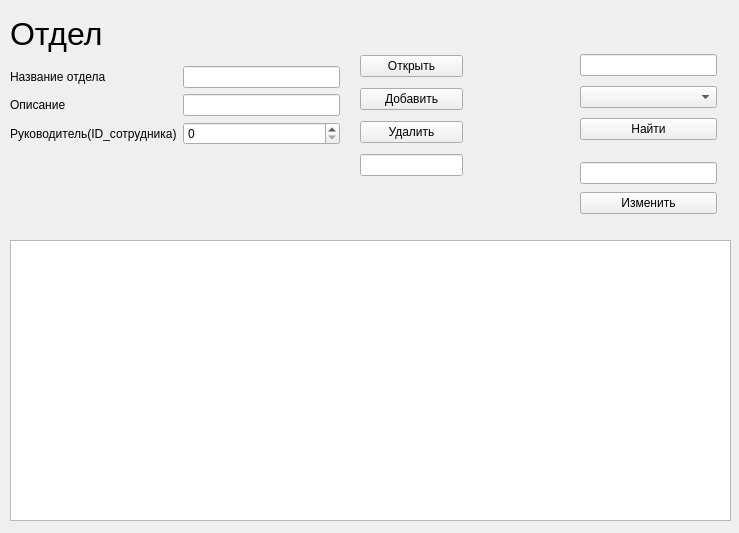
<?xml version="1.0" encoding="UTF-8"?>
<ui version="4.0">
 <class>Form</class>
 <widget class="QWidget" name="Form">
  <property name="geometry">
   <rect>
    <x>0</x>
    <y>0</y>
    <width>739</width>
    <height>533</height>
   </rect>
  </property>
  <property name="windowTitle">
   <string>Form</string>
  </property>
  <widget class="QWidget" name="layoutWidget_4">
   <property name="geometry">
    <rect>
     <x>360</x>
     <y>50</y>
     <width>103</width>
     <height>134</height>
    </rect>
   </property>
   <layout class="QVBoxLayout" name="verticalLayout">
    <item>
     <widget class="QPushButton" name="pushButton">
      <property name="text">
       <string>Открыть</string>
      </property>
     </widget>
    </item>
    <item>
     <widget class="QPushButton" name="pushButton_2">
      <property name="text">
       <string>Добавить</string>
      </property>
     </widget>
    </item>
    <item>
     <widget class="QPushButton" name="pushButton_3">
      <property name="text">
       <string>Удалить</string>
      </property>
     </widget>
    </item>
    <item>
     <widget class="QLineEdit" name="lineEdit_8"/>
    </item>
   </layout>
  </widget>
  <widget class="QTableWidget" name="tableWidget">
   <property name="geometry">
    <rect>
     <x>10</x>
     <y>240</y>
     <width>721</width>
     <height>281</height>
    </rect>
   </property>
  </widget>
  <widget class="QWidget" name="layoutWidget">
   <property name="geometry">
    <rect>
     <x>580</x>
     <y>50</y>
     <width>137</width>
     <height>94</height>
    </rect>
   </property>
   <layout class="QVBoxLayout" name="verticalLayout_2">
    <item>
     <widget class="QLineEdit" name="lineEdit_10"/>
    </item>
    <item>
     <widget class="QComboBox" name="comboBox_2"/>
    </item>
    <item>
     <widget class="QPushButton" name="pushButton_6">
      <property name="text">
       <string>Найти</string>
      </property>
     </widget>
    </item>
   </layout>
  </widget>
  <widget class="QWidget" name="layoutWidget_3">
   <property name="geometry">
    <rect>
     <x>580</x>
     <y>160</y>
     <width>137</width>
     <height>58</height>
    </rect>
   </property>
   <layout class="QVBoxLayout" name="verticalLayout_3">
    <item>
     <widget class="QLineEdit" name="lineEdit_11"/>
    </item>
    <item>
     <widget class="QPushButton" name="pushButton_11">
      <property name="text">
       <string>Изменить</string>
      </property>
     </widget>
    </item>
   </layout>
  </widget>
  <widget class="QWidget" name="">
   <property name="geometry">
    <rect>
     <x>10</x>
     <y>10</y>
     <width>330</width>
     <height>155</height>
    </rect>
   </property>
   <layout class="QVBoxLayout" name="verticalLayout_4">
    <item>
     <widget class="QLabel" name="label_9">
      <property name="minimumSize">
       <size>
        <width>0</width>
        <height>31</height>
       </size>
      </property>
      <property name="text">
       <string>&lt;html&gt;&lt;head/&gt;&lt;body&gt;&lt;p&gt;&lt;span style=&quot; font-size:24pt;&quot;&gt;Отдел&lt;/span&gt;&lt;/p&gt;&lt;/body&gt;&lt;/html&gt;</string>
      </property>
     </widget>
    </item>
    <item>
     <layout class="QFormLayout" name="formLayout">
      <item row="0" column="0">
       <widget class="QLabel" name="label_2">
        <property name="text">
         <string>Название отдела</string>
        </property>
       </widget>
      </item>
      <item row="0" column="1">
       <widget class="QLineEdit" name="lineEdit_2"/>
      </item>
      <item row="1" column="0">
       <widget class="QLabel" name="label_3">
        <property name="text">
         <string>Описание</string>
        </property>
       </widget>
      </item>
      <item row="1" column="1">
       <widget class="QLineEdit" name="lineEdit_3"/>
      </item>
      <item row="2" column="0">
       <widget class="QLabel" name="label_4">
        <property name="text">
         <string>Руководитель(ID_сотрудника)</string>
        </property>
       </widget>
      </item>
      <item row="2" column="1">
       <widget class="QSpinBox" name="spinBox"/>
      </item>
      <item row="3" column="0">
       <widget class="QLabel" name="label_7">
        <property name="text">
         <string/>
        </property>
       </widget>
      </item>
     </layout>
    </item>
   </layout>
  </widget>
 </widget>
 <resources/>
 <connections/>
</ui>
